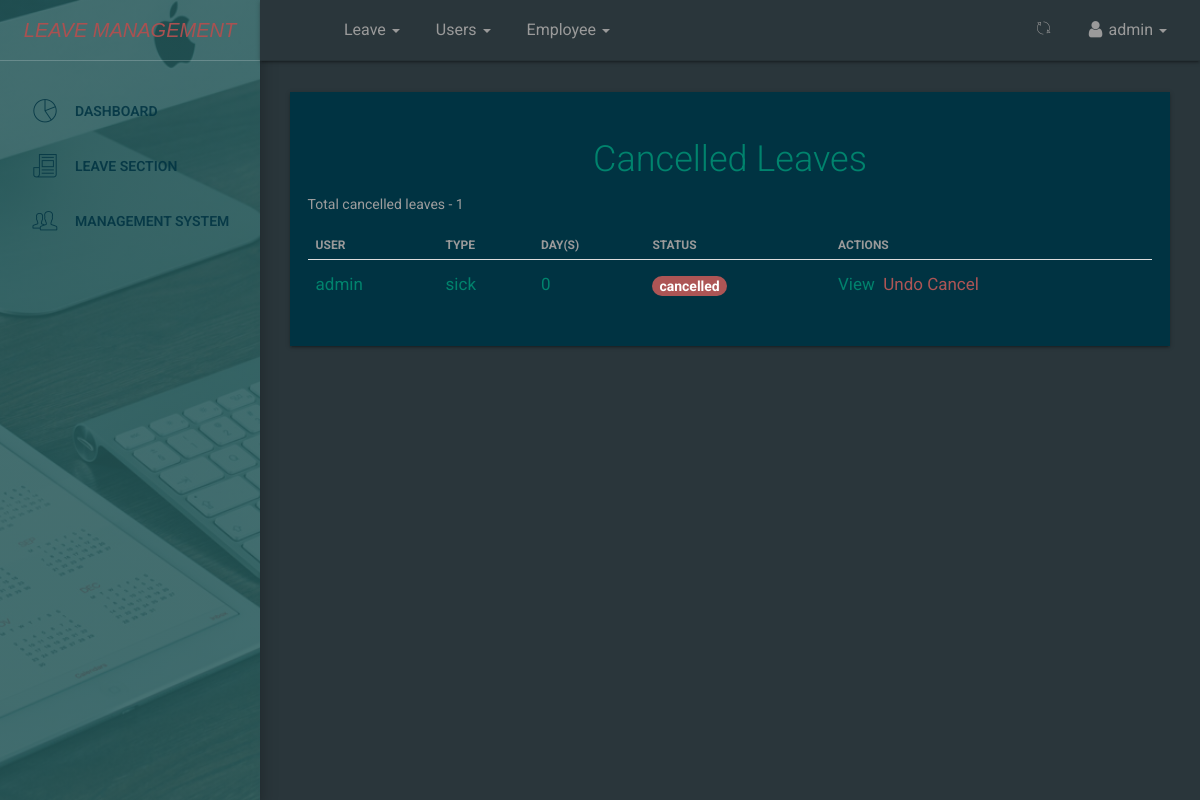
Before: /dashboard/leaves/cancel/all/ (signed in) with the older database file.
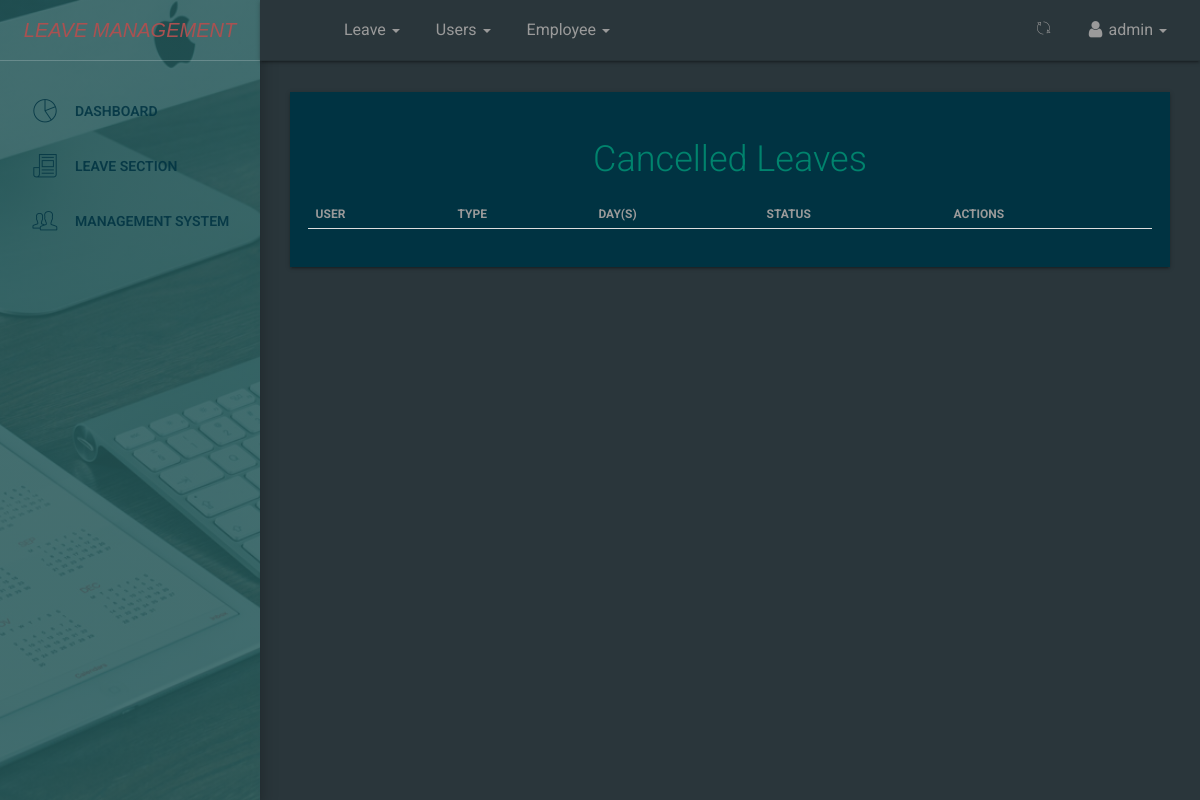
After: the same page with the newer database file.
### leave/models.py (models this page shows, shortened)
class Leave(models.Model):
	name = models.ForeignKey(Employees_info,on_delete=models.CASCADE,default=1)
	user = models.ForeignKey(User,on_delete=models.CASCADE,default=1)
	startdate = models.DateField(verbose_name=_('Start Date'),help_text='leave start date is on ..',null=True,blank=False)
	enddate = models.DateField(verbose_name=_('End Date'),help_text='coming back on ...',null=True,blank=False)
	leavetype = models.CharField(choices=LEAVE_TYPE,max_length=25,default=SICK,null=True,blank=False)
	reason = models.CharField(verbose_name=_('Reason for Leave'),max_length=255,help_text='add additional information for leave',null=True,blank=True)
	defaultdays = models.PositiveIntegerField(verbose_name=_('Leave days per year counter'),default=DAYS,null=True,blank=True)
	status = models.CharField(max_length=100,default='pending') #pending,approved,rejected,cancelled
	is_approved = models.BooleanField(default=False) #hide
	Manger_approve_by = models.TextField(max_length=100,default='pending')
	updated = models.DateTimeField(auto_now=True, auto_now_add=False)
	created = models.DateTimeField(auto_now=False, auto_now_add=True)
	counter = models.IntegerField(default = 0)
	objects = LeaveManager()
	class Meta:
		verbose_name = _('Leave')
		verbose_name_plural = _('Leaves')
		ordering = ['-created'] #recent objects
	@property
	def leave_days(self):
		days_count = ''
		startdate = self.startdate
		enddate = self.enddate
		"""if startdate > enddate:
			return
		"""
		dates = (enddate - startdate)
		return dates.days

### dashboard/views.py (the view)
# urls.py: path('leaves/cancel/all/',views.cancel_leaves_list,name='canceleaveslist'),
@login_required(login_url='accounts:login')
def cancel_leaves_list(request):
	if not (request.user.is_superuser and request.user.is_authenticated):
		return redirect('/')
	leaves = Leave.objects.all_cancel_leaves()
	return render(request,'dashboard/leaves_cancel.html',{'leave_list_cancel':leaves,'title':'Cancel leave list'})

### leave/manager.py (called while the page is built)
	def all_cancel_leaves(self):
		return super().get_queryset().filter(status = 'cancelled').order_by('-created')

### templates/dashboard/leaves_cancel.html (shortened to what this page needs)
{% extends '_layout.html' %}
 {% block navheader %}
 	{% include 'includes/navheader_employee_app.html' %}
 {% endblock %}
 {% block content %}
        <section class="content">
            <section class="container-fluid">
            	   <section class="row">
                        <section class="col col-sm-8 offset-sm-2">
                        </section>
                    </section>
                	<div class="table-responsive table-shadow", style="background-color:#003342"">
                		<div class="text-center table-description">
                			<h2 class="fw-bold">Cancelled Leaves</h2>
                		</div>
                		<section class="total-leaves-count">
                			{% if leave_list_cancel %}
                			<p>Total cancelled leaves - <span>{{ leave_list_cancel.count }}</span></p>
                			{% endif %}
                		</section>
                		<table class="table">
							  <thead>
							    <tr>
							      <th scope="col"><b>User</b></th>
							      <th scope="col"><b>Type</b></th>
							      <th scope="col"><b>Day(s)</b></th>
							      <th scope="col"><b>Status</b></th>
							      <th scope="col"><b>Actions</b></th>
							    </tr>
							  </thead>
							  <tbody>
							  	{% for leave in leave_list_cancel %}
							    <tr>
							      <td>{{ leave.user }}</td>
							      <td>{{ leave.leavetype}}</td>
							      <td>{{ leave.leave_days }}</td>
								  <td><span class="badge badge-success" style="background-color:#ad5555; font-size: 14px;">{{ leave.status }}</span></td>
							      <td>
							      	<a href="{% url 'dashboard:userleaveview' leave.id %}" style="color: #00836d;;">
							      	    <span class='fw-bold'>View&nbsp;</span>
							      	</a>
							      	{% if not leave.is_approved %}
							      		<a href="{% url 'dashboard:userleaveuncancel' leave.id %}" style="color:#ad5555;">Undo Cancel</a>
							      	{% endif %}
							      </td>
							    </tr>
							    {% endfor %}
							  </tbody>
						</table>
					</div>
            </section>
        </section>
 {% endblock %}

Changed rows visible on the page:
removed Leave: user "admin", leavetype "sick", leave_days "0", status "cancelled", is_approved "Undo Cancel"
Other visible differences:
{{ leave_list_cancel.count }}: "1" → (not shown)
text no longer shown: "Total cancelled leaves -"
